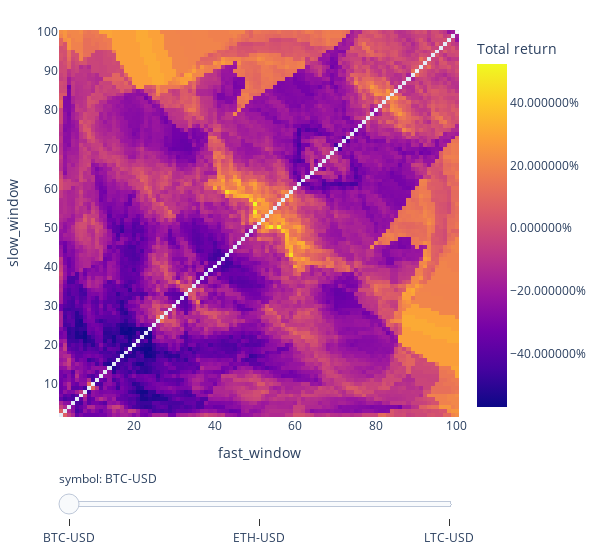

Source (notebook cell):
### Code cell
symbols = ["BTC-USD", "ETH-USD", "LTC-USD"]
price = vbt.YFData.download(symbols, missing_index='drop').get('Close')
print(price)
price = price[price.index >= '2022-01-01']

windows = np.arange(2, 101)
fast_ma, slow_ma = vbt.MA.run_combs(price, window=windows, r=2, short_names=['fast', 'slow'])
entries = fast_ma.ma_crossed_above(slow_ma)
exits = fast_ma.ma_crossed_below(slow_ma)

pf_kwargs = dict(size=np.inf, fees=0.001, freq='1D')
pf = vbt.Portfolio.from_signals(price, entries, exits, **pf_kwargs)

fig = pf.total_return().vbt.heatmap(
    x_level='fast_window', y_level='slow_window', slider_level='symbol', symmetric=True,
    trace_kwargs=dict(colorbar=dict(title='Total return', tickformat='%')))
fig.show()

### Figure 1 — Plotly figure (JSON) as saved in the notebook; plotly's stock layout.template omitted (floating-point values rounded to 4 significant figures; data arrays with more than 128 entries replaced by an {"elided": "..."} marker saying what was removed)
{"data": [{"colorbar": {"tickformat": "%", "title": {"text": "Total return"}}, "colorscale": [[0, "#0d0887"], [0.1111, "#46039f"], [0.2222, "#7201a8"], [0.3333, "#9c179e"], [0.4444, "#bd3786"], [0.5556, "#d8576b"], [0.6667, "#ed7953"], [0.7778, "#fb9f3a"], [0.8889, "#fdca26"], [1, "#f0f921"]], "hoverongaps": false, "hovertemplate": "fast_window: %{x}<br>slow_window: %{y}<br>value: %{z}<extra></extra>", "name": "BTC-USD", "type": "heatmap", "uid": "f98be1c0-9e62-4984-811f-794b88918db6", "visible": true, "x": [2, 3, 4, 5, 6, 7, 8, 9, 10, 11, 12, 13, 14, 15, 16, 17, 18, 19, 20, 21, 22, 23, 24, 25, 26, 27, 28, 29, 30, 31, 32, 33, 34, 35, 36, 37, 38, 39, 40, 41, 42, 43, 44, 45, 46, 47, 48, 49, 50, 51, 52, 53, 54, 55, 56, 57, 58, 59, 60, 61, 62, 63, 64, 65, 66, 67, 68, 69, 70, 71, 72, 73, 74, 75, 76, 77, 78, 79, 80, 81, 82, 83, 84, 85, 86, 87, 88, 89, 90, 91, 92, 93, 94, 95, 96, 97, 98, 99, 100], "y": [2, 3, 4, 5, 6, 7, 8, 9, 10, 11, 12, 13, 14, 15, 16, 17, 18, 19, 20, 21, 22, 23, 24, 25, 26, 27, 28, 29, 30, 31, 32, 33, 34, 35, 36, 37, 38, 39, 40, 41, 42, 43, 44, 45, 46, 47, 48, 49, 50, 51, 52, 53, 54, 55, 56, 57, 58, 59, 60, 61, 62, 63, 64, 65, 66, 67, 68, 69, 70, 71, 72, 73, 74, 75, 76, 77, 78, 79, 80, 81, 82, 83, 84, 85, 86, 87, 88, 89, 90, 91, 92, 93, 94, 95, 96, 97, 98, 99, 100], "z": {"elided": "99x99 float values"}}, {"colorbar": {"tickformat": "%", "title": {"text": "Total return"}}, "colorscale": [[0, "#0d0887"], [0.1111, "#46039f"], [0.2222, "#7201a8"], [0.3333, "#9c179e"], [0.4444, "#bd3786"], [0.5556, "#d8576b"], [0.6667, "#ed7953"], [0.7778, "#fb9f3a"], [0.8889, "#fdca26"], [1, "#f0f921"]], "hoverongaps": false, "hovertemplate": "fast_window: %{x}<br>slow_window: %{y}<br>value: %{z}<extra></extra>", "name": "ETH-USD", "type": "heatmap", "uid": "1101afe4-a6a4-4d87-a569-1ed6254485fe", "visible": false, "x": [2, 3, 4, 5, 6, 7, 8, 9, 10, 11, 12, 13, 14, 15, 16, 17, 18, 19, 20, 21, 22, 23, 24, 25, 26, 27, 28, 29, 30, 31, 32, 33, 34, 35, 36, 37, 38, 39, 40, 41, 42, 43, 44, 45, 46, 47, 48, 49, 50, 51, 52, 53, 54, 55, 56, 57, 58, 59, 60, 61, 62, 63, 64, 65, 66, 67, 68, 69, 70, 71, 72, 73, 74, 75, 76, 77, 78, 79, 80, 81, 82, 83, 84, 85, 86, 87, 88, 89, 90, 91, 92, 93, 94, 95, 96, 97, 98, 99, 100], "y": [2, 3, 4, 5, 6, 7, 8, 9, 10, 11, 12, 13, 14, 15, 16, 17, 18, 19, 20, 21, 22, 23, 24, 25, 26, 27, 28, 29, 30, 31, 32, 33, 34, 35, 36, 37, 38, 39, 40, 41, 42, 43, 44, 45, 46, 47, 48, 49, 50, 51, 52, 53, 54, 55, 56, 57, 58, 59, 60, 61, 62, 63, 64, 65, 66, 67, 68, 69, 70, 71, 72, 73, 74, 75, 76, 77, 78, 79, 80, 81, 82, 83, 84, 85, 86, 87, 88, 89, 90, 91, 92, 93, 94, 95, 96, 97, 98, 99, 100], "z": {"elided": "99x99 float values"}}, {"colorbar": {"tickformat": "%", "title": {"text": "Total return"}}, "colorscale": [[0, "#0d0887"], [0.1111, "#46039f"], [0.2222, "#7201a8"], [0.3333, "#9c179e"], [0.4444, "#bd3786"], [0.5556, "#d8576b"], [0.6667, "#ed7953"], [0.7778, "#fb9f3a"], [0.8889, "#fdca26"], [1, "#f0f921"]], "hoverongaps": false, "hovertemplate": "fast_window: %{x}<br>slow_window: %{y}<br>value: %{z}<extra></extra>", "name": "LTC-USD", "type": "heatmap", "uid": "650d473f-a6c7-4609-825b-1a9c28d2fad1", "visible": false, "x": [2, 3, 4, 5, 6, 7, 8, 9, 10, 11, 12, 13, 14, 15, 16, 17, 18, 19, 20, 21, 22, 23, 24, 25, 26, 27, 28, 29, 30, 31, 32, 33, 34, 35, 36, 37, 38, 39, 40, 41, 42, 43, 44, 45, 46, 47, 48, 49, 50, 51, 52, 53, 54, 55, 56, 57, 58, 59, 60, 61, 62, 63, 64, 65, 66, 67, 68, 69, 70, 71, 72, 73, 74, 75, 76, 77, 78, 79, 80, 81, 82, 83, 84, 85, 86, 87, 88, 89, 90, 91, 92, 93, 94, 95, 96, 97, 98, 99, 100], "y": [2, 3, 4, 5, 6, 7, 8, 9, 10, 11, 12, 13, 14, 15, 16, 17, 18, 19, 20, 21, 22, 23, 24, 25, 26, 27, 28, 29, 30, 31, 32, 33, 34, 35, 36, 37, 38, 39, 40, 41, 42, 43, 44, 45, 46, 47, 48, 49, 50, 51, 52, 53, 54, 55, 56, 57, 58, 59, 60, 61, 62, 63, 64, 65, 66, 67, 68, 69, 70, 71, 72, 73, 74, 75, 76, 77, 78, 79, 80, 81, 82, 83, 84, 85, 86, 87, 88, 89, 90, 91, 92, 93, 94, 95, 96, 97, 98, 99, 100], "z": {"elided": "99x99 float values"}}], "layout": {"height": 555, "legend": {"orientation": "h", "traceorder": "normal", "x": 1, "xanchor": "right", "y": 1.02, "yanchor": "bottom"}, "margin": {"b": 30, "l": 30, "r": 30, "t": 30}, "sliders": [{"active": 0, "currentvalue": {"prefix": "symbol: "}, "pad": {"t": 50}, "steps": [{"args": [{"visible": [true, false, false]}, {}], "label": "BTC-USD", "method": "update"}, {"args": [{"visible": [false, true, false]}, {}], "label": "ETH-USD", "method": "update"}, {"args": [{"visible": [false, false, true]}, {}], "label": "LTC-USD", "method": "update"}]}], "width": 605, "xaxis": {"title": {"text": "fast_window"}}, "yaxis": {"title": {"text": "slow_window"}}}}
